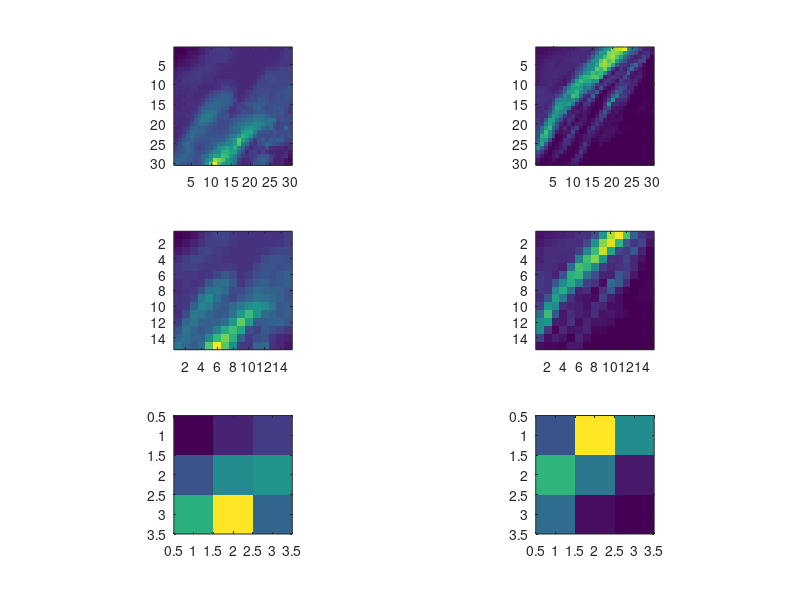

Reproduce this figure in MATLAB. (Note: this script raises an error after producing the figure.)
load('rejectionSamplingPatches.mat');

%%

patchSize = 30;

%obtain earth-mover distance

%{
Image 360 and 342 gave us EMD of 3.8089
Image 361 and 342 gave us EMD of 3.5532

Image 991 and 998 give us 3.3001 and those seem like good ones 
    to compare

Image 990 and 502 gives us EMD of 3.2038
Image 990 seems like 991 and 998

image 992 and 993 seem like good ones

Image 994 and 995 got an optimal. It terminated. 
%}
imgNums = floor(rand(1,2)*size(newPatches,1) + 1);
img1Num = imgNums(1); img2Num = imgNums(2);
%%
img1Num = 994;
img2Num = 995;
patch1 = reshape(newPatches(img1Num,:,:),[patchSize patchSize]);
patch2 = reshape(newPatches(img2Num,:,:),[patchSize patchSize]);

patch1Resized = imresize(patch1,0.5);
patch2Resized = imresize(patch2,0.5);
patch1Resized2 = imresize(patch1,0.1);
patch2Resized2 = imresize(patch2,0.1);

figure
subplot(3,2,1)
imagesc(patch1)
axis image
subplot(3,2,2)
imagesc(patch2)
axis image
subplot(3,2,3)
imagesc(patch1Resized)
axis image
subplot(3,2,4)
imagesc(patch2Resized)
axis image
subplot(3,2,5)
imagesc(patch1Resized2)
axis image
subplot(3,2,6)
imagesc(patch2Resized2)
axis image

%%
[weight1, pixelLocs1] = getFeatureWeight(patch1Resized2);
[weight2, pixelLocs2] = getFeatureWeight(patch2Resized2);

[x,f] = emd(pixelLocs1,pixelLocs2,weight1,weight2,@getPixelDist);

%%






